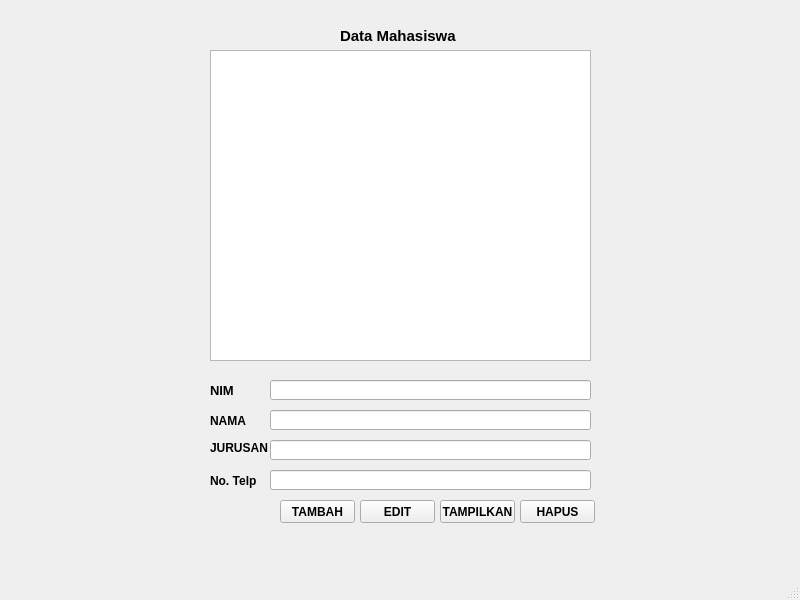
<?xml version="1.0" encoding="UTF-8"?>
<ui version="4.0">
 <class>MainWindow</class>
 <widget class="QMainWindow" name="MainWindow">
  <property name="geometry">
   <rect>
    <x>0</x>
    <y>0</y>
    <width>800</width>
    <height>600</height>
   </rect>
  </property>
  <property name="font">
   <font>
    <weight>75</weight>
    <bold>true</bold>
   </font>
  </property>
  <property name="windowTitle">
   <string>MainWindow</string>
  </property>
  <widget class="QWidget" name="centralwidget">
   <widget class="QListView" name="listView">
    <property name="geometry">
     <rect>
      <x>210</x>
      <y>50</y>
      <width>381</width>
      <height>311</height>
     </rect>
    </property>
   </widget>
   <widget class="QLabel" name="label">
    <property name="geometry">
     <rect>
      <x>340</x>
      <y>20</y>
      <width>121</width>
      <height>31</height>
     </rect>
    </property>
    <property name="minimumSize">
     <size>
      <width>81</width>
      <height>21</height>
     </size>
    </property>
    <property name="font">
     <font>
      <pointsize>11</pointsize>
     </font>
    </property>
    <property name="text">
     <string>Data Mahasiswa</string>
    </property>
   </widget>
   <widget class="QLabel" name="label_2">
    <property name="geometry">
     <rect>
      <x>210</x>
      <y>380</y>
      <width>31</width>
      <height>21</height>
     </rect>
    </property>
    <property name="font">
     <font>
      <pointsize>10</pointsize>
      <weight>75</weight>
      <bold>true</bold>
     </font>
    </property>
    <property name="text">
     <string>NIM</string>
    </property>
   </widget>
   <widget class="QLineEdit" name="lineEdit">
    <property name="geometry">
     <rect>
      <x>270</x>
      <y>380</y>
      <width>321</width>
      <height>20</height>
     </rect>
    </property>
   </widget>
   <widget class="QLabel" name="label_3">
    <property name="geometry">
     <rect>
      <x>210</x>
      <y>413</y>
      <width>41</width>
      <height>16</height>
     </rect>
    </property>
    <property name="text">
     <string>NAMA</string>
    </property>
   </widget>
   <widget class="QLabel" name="label_4">
    <property name="geometry">
     <rect>
      <x>210</x>
      <y>440</y>
      <width>61</width>
      <height>16</height>
     </rect>
    </property>
    <property name="text">
     <string>JURUSAN</string>
    </property>
   </widget>
   <widget class="QLabel" name="label_5">
    <property name="geometry">
     <rect>
      <x>210</x>
      <y>470</y>
      <width>51</width>
      <height>21</height>
     </rect>
    </property>
    <property name="text">
     <string>No. Telp</string>
    </property>
   </widget>
   <widget class="QLineEdit" name="lineEdit_2">
    <property name="geometry">
     <rect>
      <x>270</x>
      <y>410</y>
      <width>321</width>
      <height>20</height>
     </rect>
    </property>
   </widget>
   <widget class="QLineEdit" name="lineEdit_3">
    <property name="geometry">
     <rect>
      <x>270</x>
      <y>440</y>
      <width>321</width>
      <height>20</height>
     </rect>
    </property>
   </widget>
   <widget class="QLineEdit" name="lineEdit_4">
    <property name="geometry">
     <rect>
      <x>270</x>
      <y>470</y>
      <width>321</width>
      <height>20</height>
     </rect>
    </property>
   </widget>
   <widget class="QPushButton" name="pushButton">
    <property name="geometry">
     <rect>
      <x>280</x>
      <y>500</y>
      <width>75</width>
      <height>23</height>
     </rect>
    </property>
    <property name="text">
     <string>TAMBAH</string>
    </property>
   </widget>
   <widget class="QPushButton" name="pushButton_2">
    <property name="geometry">
     <rect>
      <x>360</x>
      <y>500</y>
      <width>75</width>
      <height>23</height>
     </rect>
    </property>
    <property name="text">
     <string>EDIT</string>
    </property>
   </widget>
   <widget class="QPushButton" name="pushButton_3">
    <property name="geometry">
     <rect>
      <x>440</x>
      <y>500</y>
      <width>75</width>
      <height>23</height>
     </rect>
    </property>
    <property name="text">
     <string>TAMPILKAN</string>
    </property>
   </widget>
   <widget class="QPushButton" name="pushButton_4">
    <property name="geometry">
     <rect>
      <x>520</x>
      <y>500</y>
      <width>75</width>
      <height>23</height>
     </rect>
    </property>
    <property name="text">
     <string>HAPUS</string>
    </property>
   </widget>
  </widget>
  <widget class="QMenuBar" name="menubar">
   <property name="geometry">
    <rect>
     <x>0</x>
     <y>0</y>
     <width>800</width>
     <height>21</height>
    </rect>
   </property>
  </widget>
  <widget class="QStatusBar" name="statusbar"/>
 </widget>
 <resources/>
 <connections/>
</ui>
